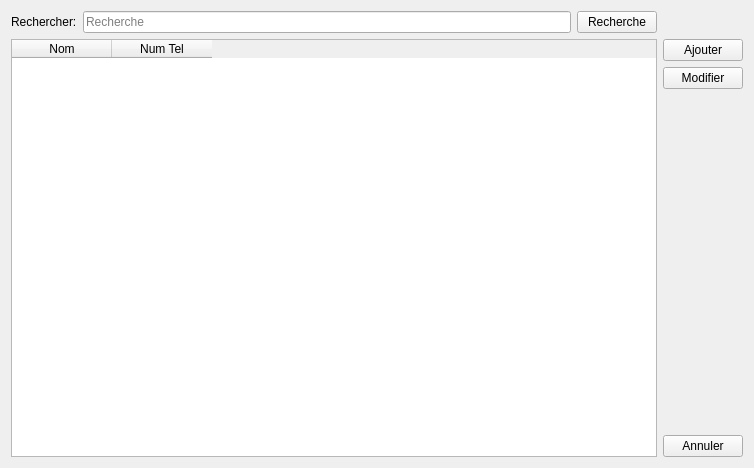
<?xml version="1.0" encoding="UTF-8"?>
<ui version="4.0">
 <class>Form</class>
 <widget class="QWidget" name="Form">
  <property name="geometry">
   <rect>
    <x>0</x>
    <y>0</y>
    <width>754</width>
    <height>468</height>
   </rect>
  </property>
  <property name="windowTitle">
   <string>Liste des fournisseurs</string>
  </property>
  <layout class="QGridLayout" name="gridLayout">
   <item row="0" column="0">
    <widget class="QLabel" name="label">
     <property name="text">
      <string>Rechercher:</string>
     </property>
    </widget>
   </item>
   <item row="0" column="1">
    <widget class="QLineEdit" name="lineEdit">
     <property name="placeholderText">
      <string>Recherche</string>
     </property>
    </widget>
   </item>
   <item row="0" column="2">
    <widget class="QPushButton" name="pushButton_7">
     <property name="text">
      <string>Recherche</string>
     </property>
    </widget>
   </item>
   <item row="1" column="0" colspan="3">
    <widget class="QTableWidget" name="tableWidget">
     <column>
      <property name="text">
       <string>Nom</string>
      </property>
     </column>
     <column>
      <property name="text">
       <string>Num Tel</string>
      </property>
     </column>
    </widget>
   </item>
   <item row="1" column="3">
    <layout class="QVBoxLayout" name="verticalLayout">
     <item>
      <widget class="QPushButton" name="pushButton">
       <property name="text">
        <string>Ajouter</string>
       </property>
      </widget>
     </item>
     <item>
      <widget class="QPushButton" name="pushButton_2">
       <property name="text">
        <string>Modifier</string>
       </property>
      </widget>
     </item>
     <item>
      <spacer name="verticalSpacer">
       <property name="orientation">
        <enum>Qt::Vertical</enum>
       </property>
       <property name="sizeHint" stdset="0">
        <size>
         <width>20</width>
         <height>40</height>
        </size>
       </property>
      </spacer>
     </item>
     <item>
      <widget class="QPushButton" name="pushButton_3">
       <property name="text">
        <string>Annuler</string>
       </property>
      </widget>
     </item>
    </layout>
   </item>
  </layout>
 </widget>
 <resources/>
 <connections/>
</ui>
